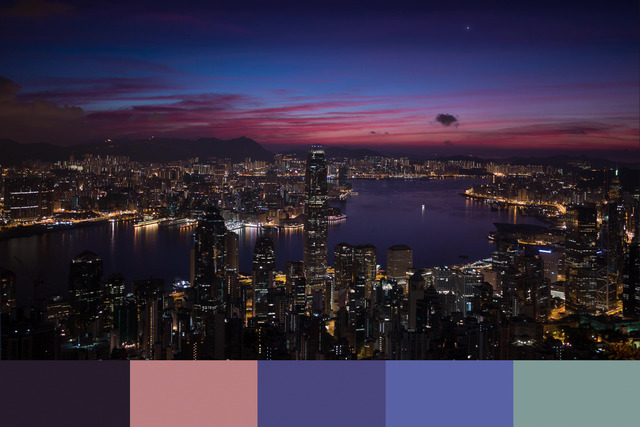
//> input picture 640.jpg, 640 x 427 px
$ ./extract_vibrant 640.jpg   (built with g++ and OpenCV 4)
//> lines starting //> are read from the running program, lines starting //| are printed output that depends on the picture
#include <algorithm>
#include <cmath>
#include <iostream>
#include <opencv2/opencv.hpp>
#include <vector>

using namespace std;
using namespace cv;

struct ColorBox {
  vector<Vec3b> colors;

  int getLongestColorDimension() {
    int rMin = 255, rMax = 0, gMin = 255, gMax = 0, bMin = 255, bMax = 0;
    for (const auto &c : colors) {
      rMin = min(rMin, (int)c[2]);
      rMax = max(rMax, (int)c[2]);
      gMin = min(gMin, (int)c[1]);
      gMax = max(gMax, (int)c[1]);
      bMin = min(bMin, (int)c[0]);
      bMax = max(bMax, (int)c[0]);
    }

    int rRange = rMax - rMin;
    int gRange = gMax - gMin;
    int bRange = bMax - bMin;

    if (rRange >= gRange && rRange >= bRange)
      return 2;
    else if (gRange >= rRange && gRange >= bRange)
      return 1;
    else
      return 0;
  }

  Vec3b getAverageColor() {
    Vec3i sum(0, 0, 0);
    for (const auto &c : colors) {
      sum[0] += c[0];
      sum[1] += c[1];
      sum[2] += c[2];
    }
    int count = (int)colors.size();
    return Vec3b(sum[0] / count, sum[1] / count, sum[2] / count);
  }
};

string bgrToHex(const Vec3b &color) {
  char hexCol[8];
  snprintf(hexCol, sizeof(hexCol), "#%02X%02X%02X", color[2], color[1],
           color[0]);
  return string(hexCol);
}

void medianCut(vector<Vec3b> &pixels, int depth, int maxDepth,
               vector<Vec3b> &palette) {
  if (pixels.empty())
    return;

  ColorBox box;
  box.colors = pixels;

  if (depth == maxDepth) {
    palette.push_back(box.getAverageColor());
    return;
  }

  int dim = box.getLongestColorDimension();

  sort(pixels.begin(), pixels.end(),
       [dim](const Vec3b &a, const Vec3b &b) { return a[dim] < b[dim]; });

  size_t medianIndex = pixels.size() / 2;

  vector<Vec3b> left(pixels.begin(), pixels.begin() + medianIndex);
  vector<Vec3b> right(pixels.begin() + medianIndex, pixels.end());

  medianCut(left, depth + 1, maxDepth, palette);
  medianCut(right, depth + 1, maxDepth, palette);
}

int main(int argc, char **argv) {
  if (argc != 2) {
    cerr << "Usage: ./extract_vibrant <image_path>\n";
    return 1;
  }

  string imagePath = argv[1];
  Mat img = imread(imagePath, IMREAD_COLOR);
//> img is the input picture: 427 rows x 640 cols, CV_8UC3; mean B, G, R 65.5, 45.8, 54.1
  if (img.empty()) {
    cerr << "Error: Could not open or find the image.\n";
    return 1;
  }

  Mat resized;
  resize(img, resized, Size(200, 200));
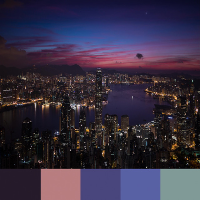
//> resized: 200 rows x 200 cols, CV_8UC3; mean B, G, R 65.3, 45.7, 54

  vector<Vec3b> pixels;
  for (int y = 0; y < resized.rows; ++y) {
    for (int x = 0; x < resized.cols; ++x) {
      pixels.push_back(resized.at<Vec3b>(y, x));
    }
  }
//> after the loop, pixels = 40000 items

  vector<Vec3b> rawPalette;
  int numColors = 64; // Start with more to allow filtering
  int maxDepth = log2(numColors);
  medianCut(pixels, 0, maxDepth, rawPalette);
//> the loop in getLongestColorDimension, `for (const auto &c : colors)` made 40000 passes
//> (c, rMin, rMax, gMax, bMin, bMax) on passes 1 to 3: ([29, 10, 13], 13, 13, 10, 29, 29), ([29, 11, 12], 12, 13, 11, 29, 29), ([29, 11, 11], 11, 13, 11, 29, 29)
//> after the loop in getLongestColorDimension, `for (const auto &c : colors)`: rMin = 0; rMax = 250; gMin = 0; gMax = 230; bMin = 0; bMax = 230
//> in getLongestColorDimension, `int rRange = rMax - rMin;`: rRange = 250
//> in getLongestColorDimension, `int gRange = gMax - gMin;`: gRange = 230
//> in medianCut, `sort(pixels.begin(), pixels.end(), [dim](const Vec3b &a, const Vec3b &..`: pixels = 40000 items
//> in medianCut, `size_t medianIndex = pixels.size() / 2;`: medianIndex = 20000
//> in medianCut, `vector<Vec3b> left(pixels.begin(), pixels.begin() + medianIndex);`: left = 20000 items, first 12: [4, 1, 0], [3, 0, 0], [6, 1, 0], [5, 1, 0], [4, 0, 0], [5, 4, 0], [0, 0, 0], [2, 0, 0], [2, 0, 0], [0, 1, 0], [1, 0, 0], [5, 0, 0]
//> in medianCut, `vector<Vec3b> right(pixels.begin() + medianIndex, pixels.end());`: right = 20000 items, first 12: [42, 26, 38], [34, 31, 38], [33, 22, 38], [42, 26, 38], [19, 26, 38], [42, 27, 38], [26, 22, 38], [34, 32, 38], [37, 28, 38], [39, 28, 38], [57, 19, 38], [41, 38, 38]
//> the loop in getLongestColorDimension (call 2), `for (const auto &c : colors)` made 20000 passes
//> (c, rMax, gMin, gMax, bMin, bMax) on passes 1 to 3: ([4, 1, 0], 0, 1, 1, 4, 4), ([3, 0, 0], 0, 0, 1, 3, 4), ([6, 1, 0], 0, 0, 1, 3, 6)
//> the loop in getAverageColor, `for (const auto &c : colors)` made 625 passes
//> the loop in getAverageColor (call 2), `for (const auto &c : colors)` made 625 passes
//> c on passes 1 to 3: [4, 6, 6], [4, 3, 6], [3, 5, 6]

  // Filter: keep only vibrant and bright colors (HSV)
  vector<Vec3b> filteredPalette;
  for (const auto &color : rawPalette) {
    Mat bgr(1, 1, CV_8UC3, color);
    Mat hsv;
    cvtColor(bgr, hsv, COLOR_BGR2HSV);
    Vec3b hsvVal = hsv.at<Vec3b>(0, 0);
    int s = hsvVal[1];
    int v = hsvVal[2];
    if (s > 100 && v > 120) {
      filteredPalette.push_back(color);
    }
  }
//> this loop made 64 passes
//> color on passes 1 to 12: [4, 3, 3], [5, 5, 9], [8, 6, 8], [11, 7, 9], [11, 9, 12], [12, 12, 14], [17, 11, 14], [20, 15, 15], [14, 14, 19], [14, 15, 24], [22, 16, 20], [23, 17, 25]

  // Sort by vibrance (Saturation + Brightness)
  sort(filteredPalette.begin(), filteredPalette.end(),
       [](const Vec3b &a, const Vec3b &b) {
         Mat bgrA(1, 1, CV_8UC3, a), bgrB(1, 1, CV_8UC3, b);
         Mat hsvA, hsvB;
         cvtColor(bgrA, hsvA, COLOR_BGR2HSV);
         cvtColor(bgrB, hsvB, COLOR_BGR2HSV);
         Vec3b va = hsvA.at<Vec3b>(0, 0), vb = hsvB.at<Vec3b>(0, 0);
         return (va[1] + va[2]) > (vb[1] + vb[2]);
       });

  // Limit to top 16
  if (filteredPalette.size() > 16) {
    filteredPalette.resize(16);
  }

  // Output
  cout << "* {\n";
  for (int i = 0; i < filteredPalette.size(); ++i) {
    cout << "  --color" << i << ": " << bgrToHex(filteredPalette[i]) << ";\n";
  }
//> this loop made 8 passes
//|   --color0: #3F5091;
//|   --color1: #505FA1;
//|   --color2: #5860A3;
//|   --color3: #343D7A;
//|   --color4: #8C4F48;
//|   --color5: #61609F;
//|   --color6: #49457D;
//|   --color7: #47487D;
  cout << "}\n";

  return 0;
}
